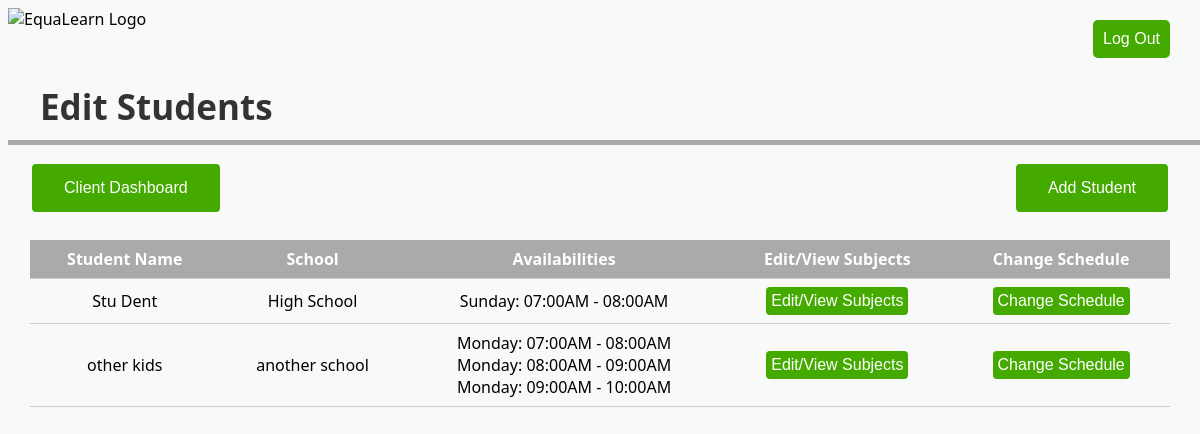
Screenshot of /editstudents/38/ with the database file from the repository.
### equalearn/models.py (models this page shows, shortened)
class Student(models.Model):
    student_id = models.AutoField(primary_key = True)
    user_id_client = models.ForeignKey(Client, related_name = 'students', on_delete = models.CASCADE)
    name = models.CharField(max_length = 50)
    school = models.CharField(max_length = 50)
    class Meta:
        unique_together = (("name", "user_id_client"),)
    def getstudentname(self):
        return self.name
    def getschool(self):
        return self.school

class schedule_student(models.Model):
    student_schedule_id = models.AutoField(primary_key = True)
    student = models.ForeignKey(Student, related_name = "schedule", on_delete = models.CASCADE)
    MONDAY = "Monday"
    TUESDAY = "Tuesday"
    WEDNESDAY = "Wednesday"
    THURSDAY = "Thursday"
    FRIDAY = "Friday"
    SATURDAY = "Saturday"
    SUNDAY = "Sunday"
    WEEKDAY_CHOICES = [
        (MONDAY, 0),
        (TUESDAY, 1),
        (WEDNESDAY, 2),
        (THURSDAY, 3),
        (FRIDAY, 4),
        (SATURDAY, 5),
        (SUNDAY, 6)
    ]
    weekday = models.CharField(max_length = 15, choices = WEEKDAY_CHOICES)
    start_time = models.TimeField()
    end_time = models.TimeField()
    def gettimeslot(self):
        timestr = self.weekday + ": " + datetime.time.strftime(self.start_time, "%I:%M%p") + " - " + datetime.time.strftime(self.end_time, "%I:%M%p")
        return timestr

### equalearn/views.py (the view)
# urls.py: url(r'editstudents/(?P<id>\d+)/$', views.editstudents, name = "editstudents"),
def editstudents(request, id):
    client = Client.objects.get(User_ID = id)
    students = Student.objects.filter(user_id_client=id)
    return render(request, 'editstudents.html', {'students': students, 'client': client})

### templates/editstudents.html (shortened to what this page needs)
<!DOCTYPE html>
{% load static %}
<html>
<head>
  <link rel="stylesheet" type = "text/css" href="{% static 'equalearndb/dashboardstyle.css' %}">
</head>
<a href = "{% url 'logout'%}"><button class = "logoutbutton">Log Out</button></a>
<img src = "https://i.imgur.com/Z9fdh0a.png" alt = "EquaLearn Logo" height = "50" style = "float:left">
<h1> Edit Students</h1>
<div class="rectangle"></div>
<a href = "{% url 'client_dashboard' id=client.User_ID%}"><button class = "button1">Client Dashboard</button></a>
<a href = "{% url 'addstudent' id=client.User_ID%}"><button class = "editprofilebutton">Add Student</button></a>
    <div class="tableFixHead">
      <table>
        <thead>
                <th>Student Name</th>
                <th>School</th>
                <th>Availabilities</th>
                 <th>Edit/View Subjects</th>
                <th>Change Schedule</th>
        </thead>
        <tbody>
            {% for student in students %}
            <tr style="text-align: center;">
                <td style="text-align: center;">{{student.getstudentname}}</td>
                <td style="text-align: center;">{{student.getschool}}</td>
                <td style = "text-align: center;">{%for schedule in student.schedule.all %}{{schedule.gettimeslot}}<br>{% endfor %}</td>
                <td> <a style="text-align: center;" href = {% url 'editsubject' id=client.User_ID name=student.getstudentname %}><button class = "tablebutton">Edit/View Subjects</button></a> </td>
                <td> <a style="text-align: center;" href = {% url 'changeschedule' cid=client.User_ID sname=student.getstudentname %}><button class = "tablebutton">Change Schedule</button></a> </td>
            </tr>
            {% endfor %}
        </tbody>
      </table>
    </div>
</body>
</html>

### static/equalearndb/dashboardstyle.css (style rules this page uses)
.logoutbutton { border: none; color: white; background-color:#44aa00; text-align: center; font-size: 16px; padding: 10px; border-radius: 5px; position: absolute; right: 30px; top: 20px; }
h1 { color: #333333; position: absolute; font-size: 35px; left: 40px; top: 60px; }
.rectangle { height: 5px; width: 100%; background-color: #AAA; position: absolute; top: 140px; }
.button1 { position: absolute; top: 160px; left: 30px; border: none; background-color:#44aa00; color: white; padding: 15px 32px; text-align: center; font-size: 16px; margin: 4px 2px; border-radius: 4px }
.editprofilebutton { position: absolute; top: 160px; right: 30px; border: none; background-color:#44aa00; color: white; padding: 15px 32px; text-align: center; font-size: 16px; margin: 4px 2px; border-radius: 4px }
.tablebutton { border: none; color: white; background-color:#44aa00; text-align: center; font-size: 16px; padding: 5px; border-radius: 4px; }
.tableFixHead { overflow-y: auto; height: 500px; position: absolute; top: 240px; right: 30px; left: 30px; }
.tableFixHead thead th { position: sticky; top: 0; }
table { border-collapse: collapse; width: 100%; }
th, td { padding: 8px 16px; border-bottom: 1px solid #ccc; }
th { color: #fff; background: #aaa; }

### rows the page displays
Student: getstudentname "Stu Dent", getschool "High School"
schedule_student: gettimeslot "Sunday: 07:00AM - 08:00AM"
Student: getstudentname "other kids", getschool "another school"
schedule_student: gettimeslot "Monday: 07:00AM - 08:00AM"
schedule_student: gettimeslot "Monday: 08:00AM - 09:00AM"
schedule_student: gettimeslot "Monday: 09:00AM - 10:00AM"
